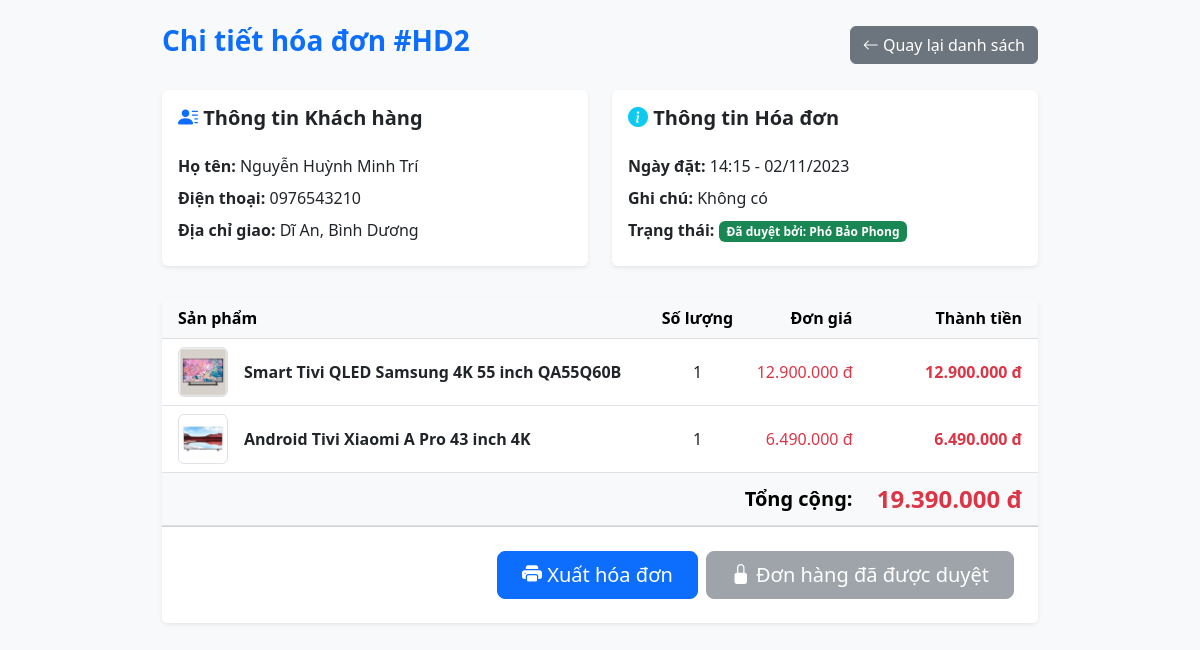
The page /admin/hoa_don_chi_tiet.php?id=2 on the database its author committed.
### tables this page shows
CREATE TABLE `hoadon` (
  `ID` int(11) NOT NULL,
  `NhanVienID` int(11) DEFAULT NULL,
  `KhachHangID` int(11) DEFAULT NULL,
  `NgayLap` datetime DEFAULT NULL,
  `GhiChuHoaDon` text DEFAULT NULL
);

CREATE TABLE `khachhang` (
  `ID` int(11) NOT NULL,
  `HoVaTen` varchar(255) DEFAULT NULL,
  `DienThoai` varchar(20) DEFAULT NULL,
  `DiaChi` varchar(255) DEFAULT NULL,
  `TenDangNhap` varchar(50) NOT NULL,
  `MatKhau` varchar(255) NOT NULL
);

CREATE TABLE `nhanvien` (
  `ID` int(11) NOT NULL,
  `HoVaTen` varchar(255) DEFAULT NULL,
  `DienThoai` varchar(20) DEFAULT NULL,
  `DiaChi` varchar(255) DEFAULT NULL,
  `TenDangNhap` varchar(50) DEFAULT NULL,
  `MatKhau` varchar(50) DEFAULT NULL,
  `QuyenHan` int(11) DEFAULT NULL
);

CREATE TABLE `hoadon_chitiet` (
  `ID` int(11) NOT NULL,
  `HoaDonID` int(11) DEFAULT NULL,
  `SanPhamID` int(11) DEFAULT NULL,
  `SoLuongBan` int(11) DEFAULT NULL,
  `DonGiaBan` decimal(15,2) DEFAULT NULL
);

CREATE TABLE `sanpham` (
  `ID` int(11) NOT NULL,
  `LoaiSanPhamID` int(11) DEFAULT NULL,
  `HangSanXuatID` int(11) DEFAULT NULL,
  `TenSanPham` varchar(255) DEFAULT NULL,
  `DonGia` decimal(15,2) DEFAULT NULL,
  `SoLuong` int(11) DEFAULT NULL,
  `HinhAnh` varchar(255) DEFAULT NULL,
  `MoTa` text DEFAULT NULL,
  `PhanTramGiam` int(11) NOT NULL DEFAULT 0
);

### admin/hoa_don_chi_tiet.php (the view, shortened to what this page needs)
<?php
require_once '../thu_vien/connect.php';
$id_hoadon = isset($_GET['id']) ? (int)$_GET['id'] : 0;
$sql_hd = "SELECT h.*, k.HoVaTen, k.DienThoai, k.DiaChi
           FROM hoadon h
           JOIN khachhang k ON h.KhachHangID = k.ID
           WHERE h.ID = ?";
$stmt_hd = $conn->prepare($sql_hd);
$stmt_hd->bind_param("i", $id_hoadon);
$stmt_hd->execute();
$hoaDon = $stmt_hd->get_result()->fetch_assoc();
$tenNhanVienDuyet = "Chưa có (Đang chờ duyệt)";
$daDuyet = false;
if (!empty($hoaDon['NhanVienID'])) {
    $daDuyet = true;
    $sql_nv = "SELECT HoVaTen FROM nhanvien WHERE ID = ?";
    $stmt_nv = $conn->prepare($sql_nv);
    $stmt_nv->bind_param("i", $hoaDon['NhanVienID']);
    $stmt_nv->execute();
    $res_nv = $stmt_nv->get_result();
    if ($row_nv = $res_nv->fetch_assoc()) {
        $tenNhanVienDuyet = $row_nv['HoVaTen'];
    }
}
$sql_ct = "SELECT ct.SanPhamID, ct.SoLuongBan, ct.DonGiaBan, sp.TenSanPham, sp.HinhAnh
           FROM hoadon_chitiet ct
           JOIN sanpham sp ON ct.SanPhamID = sp.ID
           WHERE ct.HoaDonID = ?";
$stmt_ct = $conn->prepare($sql_ct);
$stmt_ct->bind_param("i", $id_hoadon);
$stmt_ct->execute();
$chiTietResult = $stmt_ct->get_result();
$danhSachSanPham = [];
$tongTienDonHang = 0;
while ($item = $chiTietResult->fetch_assoc()) {
    $item['ThanhTien'] = $item['SoLuongBan'] * $item['DonGiaBan'];
    $tongTienDonHang += $item['ThanhTien'];
    $danhSachSanPham[] = $item;
}
?>
<!DOCTYPE html>
<html lang="vi">
<head>
    <link href="https://cdn.jsdelivr.net/npm/bootstrap@5.3.0/dist/css/bootstrap.min.css" rel="stylesheet">
    <link rel="stylesheet" href="https://cdn.jsdelivr.net/npm/bootstrap-icons@1.10.5/font/bootstrap-icons.css">
</head>
<body class="bg-light">
<div class="container mt-4 mb-5" style="max-width: 900px;">
    <div class="d-flex justify-content-between align-items-center mb-4">
        <h3 class="text-primary fw-bold">Chi tiết hóa đơn #HD<?php echo $id_hoadon; ?></h3>
        <a href="hoa_don.php" class="btn btn-secondary">
            <i class="bi bi-arrow-left"></i> Quay lại danh sách
        </a>
    </div>
    <div class="row">
        <div class="col-md-6 mb-3">
            <div class="card shadow-sm h-100 border-0">
                <div class="card-header bg-white pb-0 border-0 mt-2">
                    <h5 class="fw-bold"><i class="bi bi-person-lines-fill text-primary"></i> Thông tin Khách hàng</h5>
                </div>
                <div class="card-body">
                    <p class="mb-2"><strong>Họ tên:</strong> <?php echo htmlspecialchars($hoaDon['HoVaTen']); ?></p>
                    <p class="mb-2"><strong>Điện thoại:</strong> <?php echo htmlspecialchars($hoaDon['DienThoai']); ?></p>
                    <p class="mb-2"><strong>Địa chỉ giao:</strong> <?php echo htmlspecialchars($hoaDon['DiaChi']); ?></p>
                </div>
            </div>
        </div>
        <div class="col-md-6 mb-3">
            <div class="card shadow-sm h-100 border-0">
                <div class="card-header bg-white pb-0 border-0 mt-2">
                    <h5 class="fw-bold"><i class="bi bi-info-circle-fill text-info"></i> Thông tin Hóa đơn</h5>
                </div>
                <div class="card-body">
                    <p class="mb-2"><strong>Ngày đặt:</strong> <?php echo date('H:i - d/m/Y', strtotime($hoaDon['NgayLap'])); ?></p>
                    <p class="mb-2"><strong>Ghi chú:</strong> <?php echo !empty($hoaDon['GhiChuHoaDon']) ? htmlspecialchars($hoaDon['GhiChuHoaDon']) : 'Không có'; ?></p>
                    <p class="mb-0">
                        <strong>Trạng thái:</strong>
                        <?php if ($daDuyet): ?>
                            <span class="badge bg-success">Đã duyệt bởi: <?php echo htmlspecialchars($tenNhanVienDuyet); ?></span>
                        <?php else: ?>
                            <span class="badge bg-warning text-dark">Chờ xử lý</span>
                        <?php endif; ?>
                    </p>
                </div>
            </div>
        </div>
    </div>
    <div class="card shadow-sm border-0 mt-3">
        <div class="card-body p-0">
            <div class="table-responsive">
                <table class="table table-hover align-middle mb-0">
                    <thead class="table-light">
                        <tr>
                            <th class="ps-3">Sản phẩm</th>
                            <th class="text-center">Số lượng</th>
                            <th class="text-end">Đơn giá</th>
                            <th class="text-end pe-3">Thành tiền</th>
                        </tr>
                    </thead>
                    <tbody>
                        <?php foreach ($danhSachSanPham as $item): ?>
                            <?php
                                $hinhAnh = !empty($item['HinhAnh']) ? "../uploads/" . $item['HinhAnh'] : "../uploads/no-image.jpg";
                            ?>
                            <tr>
                                <td class="ps-3">
                                    <div class="d-flex align-items-center">
                                        <img src="<?php echo $hinhAnh; ?>" width="50" class="rounded me-3 border" alt="Tivi">
                                        <span class="fw-bold"><?php echo htmlspecialchars($item['TenSanPham']); ?></span>
                                    </div>
                                </td>
                                <td class="text-center"><?php echo (int)$item['SoLuongBan']; ?></td>
                                <td class="text-end text-danger"><?php echo number_format($item['DonGiaBan'], 0, ',', '.'); ?> đ</td>
                                <td class="text-end fw-bold text-danger pe-3"><?php echo number_format($item['ThanhTien'], 0, ',', '.'); ?> đ</td>
                            </tr>
                        <?php endforeach; ?>
                    </tbody>
                    <tfoot class="table-light">
                        <tr>
                            <td colspan="3" class="text-end fs-5"><strong>Tổng cộng:</strong></td>
                            <td class="text-end fs-4 fw-bold text-danger pe-3"><?php echo number_format($tongTienDonHang, 0, ',', '.'); ?> đ</td>
                        </tr>
                    </tfoot>
                </table>
            </div>
        </div>
        <div class="card-footer bg-white p-4">
            <div class="d-flex justify-content-end gap-2 flex-wrap">
                <?php if (!$daDuyet): ?>
                    <form action="" method="POST" class="m-0">
                        <button type="submit" name="duyet_don" class="btn btn-success btn-lg px-4">
                            <i class="bi bi-check2-all"></i> DUYỆT ĐƠN HÀNG
                        </button>
                    </form>
                    <button class="btn btn-outline-secondary btn-lg px-4" disabled>
                        <i class="bi bi-printer"></i> Xuất hóa đơn
                    </button>
                <?php else: ?>
                    <a href="xuat_hoa_don.php?id=<?php echo $id_hoadon; ?>" target="_blank" class="btn btn-primary btn-lg px-4">
                        <i class="bi bi-printer-fill"></i> Xuất hóa đơn
                    </a>
                    <button class="btn btn-secondary btn-lg px-4" disabled>
                        <i class="bi bi-lock-fill"></i> Đơn hàng đã được duyệt
                    </button>
                <?php endif; ?>
            </div>
        </div>
    </div>
</div>
</body>
</html>

### rows shown on the page
hoadon: KhachHangID.HoVaTen "Nguyễn Huỳnh Minh Trí", KhachHangID.DienThoai "0976543210", KhachHangID.DiaChi "Dĩ An, Bình Dương", NgayLap "14:15 - 02/11/2023"
nhanvien: HoVaTen "Phó Bảo Phong"
hoadon_chitiet: SanPhamID.HinhAnh (picture), SanPhamID.TenSanPham "Smart Tivi QLED Samsung 4K 55 inch QA55Q60B", SoLuongBan "1", DonGiaBan "12.900.000", ThanhTien "12.900.000"
hoadon_chitiet: SanPhamID.HinhAnh (picture), SanPhamID.TenSanPham "Android Tivi Xiaomi A Pro 43 inch 4K", SoLuongBan "1", DonGiaBan "6.490.000", ThanhTien "6.490.000"

### other values the page prints
$id_hoadon "2"
$tongTienDonHang "19.390.000"
